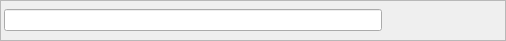
<?xml version="1.0" encoding="UTF-8"?>
<ui version="4.0">
 <class>FindWidget</class>
 <widget class="QWidget" name="FindWidget">
  <property name="geometry">
   <rect>
    <x>0</x>
    <y>0</y>
    <width>506</width>
    <height>41</height>
   </rect>
  </property>
  <property name="windowTitle">
   <string>Form</string>
  </property>
  <property name="windowOpacity">
   <double>0.000000000000000</double>
  </property>
  <property name="layoutDirection">
   <enum>Qt::LeftToRight</enum>
  </property>
  <property name="autoFillBackground">
   <bool>true</bool>
  </property>
  <layout class="QHBoxLayout" name="horizontalLayout">
   <property name="spacing">
    <number>0</number>
   </property>
   <property name="leftMargin">
    <number>0</number>
   </property>
   <property name="topMargin">
    <number>0</number>
   </property>
   <property name="rightMargin">
    <number>0</number>
   </property>
   <property name="bottomMargin">
    <number>0</number>
   </property>
   <item>
    <widget class="QFrame" name="frame">
     <property name="frameShape">
      <enum>QFrame::StyledPanel</enum>
     </property>
     <property name="frameShadow">
      <enum>QFrame::Raised</enum>
     </property>
     <layout class="QHBoxLayout" name="horizontalLayout_3">
      <property name="spacing">
       <number>0</number>
      </property>
      <property name="leftMargin">
       <number>3</number>
      </property>
      <property name="topMargin">
       <number>3</number>
      </property>
      <property name="rightMargin">
       <number>3</number>
      </property>
      <property name="bottomMargin">
       <number>3</number>
      </property>
      <item>
       <layout class="QVBoxLayout" name="verticalLayout">
        <property name="spacing">
         <number>0</number>
        </property>
        <property name="leftMargin">
         <number>0</number>
        </property>
        <property name="topMargin">
         <number>0</number>
        </property>
        <property name="rightMargin">
         <number>0</number>
        </property>
        <property name="bottomMargin">
         <number>0</number>
        </property>
        <item>
         <layout class="QHBoxLayout" name="horizontalLayoutFind">
          <property name="spacing">
           <number>0</number>
          </property>
          <item>
           <widget class="QLineEdit" name="editWhere"/>
          </item>
          <item>
           <widget class="QPushButton" name="btnDown">
            <property name="autoFillBackground">
             <bool>true</bool>
            </property>
            <property name="text">
             <string/>
            </property>
            <property name="icon">
             <iconset resource="../../../../assets/default.qrc">
              <normaloff>:/light/light/icons/arrow-down.svg</normaloff>:/light/light/icons/arrow-down.svg</iconset>
            </property>
            <property name="shortcut">
             <string>F3</string>
            </property>
            <property name="autoDefault">
             <bool>true</bool>
            </property>
            <property name="default">
             <bool>true</bool>
            </property>
            <property name="flat">
             <bool>true</bool>
            </property>
           </widget>
          </item>
          <item>
           <widget class="QPushButton" name="btnUp">
            <property name="text">
             <string/>
            </property>
            <property name="icon">
             <iconset resource="../../../../assets/default.qrc">
              <normaloff>:/light/light/icons/arrow-up.svg</normaloff>:/light/light/icons/arrow-up.svg</iconset>
            </property>
            <property name="shortcut">
             <string>Shift+F3</string>
            </property>
            <property name="flat">
             <bool>true</bool>
            </property>
           </widget>
          </item>
          <item>
           <widget class="QPushButton" name="btnClose">
            <property name="text">
             <string/>
            </property>
            <property name="icon">
             <iconset resource="../../../../assets/default.qrc">
              <normaloff>:/light/light/icons/chrome-close.svg</normaloff>:/light/light/icons/chrome-close.svg</iconset>
            </property>
            <property name="shortcut">
             <string>Esc</string>
            </property>
            <property name="flat">
             <bool>true</bool>
            </property>
           </widget>
          </item>
         </layout>
        </item>
       </layout>
      </item>
     </layout>
    </widget>
   </item>
  </layout>
  <action name="actionSearchNext">
   <property name="text">
    <string>SearchNext</string>
   </property>
   <property name="shortcut">
    <string>F3</string>
   </property>
  </action>
 </widget>
 <resources>
  <include location="../../../../assets/default.qrc"/>
 </resources>
 <connections>
  <connection>
   <sender>editWhere</sender>
   <signal>returnPressed()</signal>
   <receiver>btnDown</receiver>
   <slot>click()</slot>
   <hints>
    <hint type="sourcelabel">
     <x>91</x>
     <y>22</y>
    </hint>
    <hint type="destinationlabel">
     <x>424</x>
     <y>26</y>
    </hint>
   </hints>
  </connection>
 </connections>
</ui>
